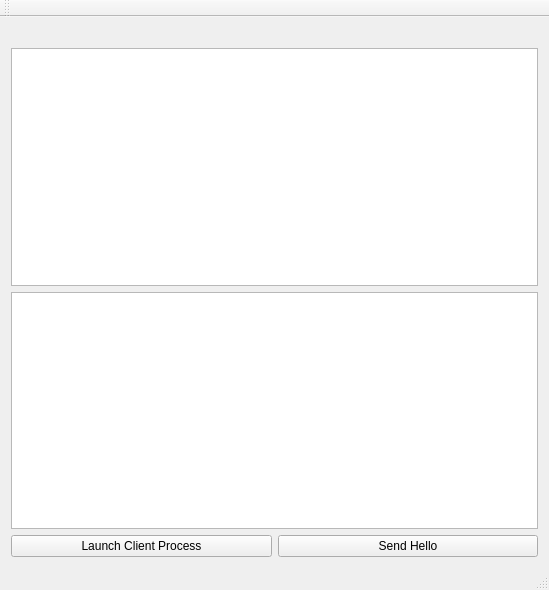
<?xml version="1.0" encoding="UTF-8"?>
<ui version="4.0">
 <class>MainWindow</class>
 <widget class="QMainWindow" name="MainWindow">
  <property name="geometry">
   <rect>
    <x>0</x>
    <y>0</y>
    <width>549</width>
    <height>590</height>
   </rect>
  </property>
  <property name="windowTitle">
   <string>MainWindow</string>
  </property>
  <widget class="QWidget" name="centralWidget">
   <layout class="QVBoxLayout" name="verticalLayout">
    <item>
     <widget class="QLabel" name="lblServer">
      <property name="text">
       <string/>
      </property>
     </widget>
    </item>
    <item>
     <widget class="QListWidget" name="lstClients">
      <property name="selectionMode">
       <enum>QAbstractItemView::ExtendedSelection</enum>
      </property>
     </widget>
    </item>
    <item>
     <widget class="QListWidget" name="lstEvents"/>
    </item>
    <item>
     <layout class="QHBoxLayout" name="horizontalLayout">
      <item>
       <widget class="QPushButton" name="btnNewClient">
        <property name="text">
         <string>Launch Client Process</string>
        </property>
       </widget>
      </item>
      <item>
       <widget class="QPushButton" name="btnSend">
        <property name="text">
         <string>Send Hello</string>
        </property>
       </widget>
      </item>
     </layout>
    </item>
   </layout>
  </widget>
  <widget class="QMenuBar" name="menuBar">
   <property name="geometry">
    <rect>
     <x>0</x>
     <y>0</y>
     <width>549</width>
     <height>26</height>
    </rect>
   </property>
  </widget>
  <widget class="QToolBar" name="mainToolBar">
   <attribute name="toolBarArea">
    <enum>TopToolBarArea</enum>
   </attribute>
   <attribute name="toolBarBreak">
    <bool>false</bool>
   </attribute>
  </widget>
  <widget class="QStatusBar" name="statusBar"/>
 </widget>
 <layoutdefault spacing="6" margin="11"/>
 <resources/>
 <connections>
  <connection>
   <sender>btnNewClient</sender>
   <signal>clicked()</signal>
   <receiver>MainWindow</receiver>
   <slot>start_new_client()</slot>
   <hints>
    <hint type="sourcelabel">
     <x>140</x>
     <y>533</y>
    </hint>
    <hint type="destinationlabel">
     <x>116</x>
     <y>557</y>
    </hint>
   </hints>
  </connection>
  <connection>
   <sender>btnSend</sender>
   <signal>clicked()</signal>
   <receiver>MainWindow</receiver>
   <slot>send_message()</slot>
   <hints>
    <hint type="sourcelabel">
     <x>402</x>
     <y>537</y>
    </hint>
    <hint type="destinationlabel">
     <x>358</x>
     <y>558</y>
    </hint>
   </hints>
  </connection>
 </connections>
 <slots>
  <slot>start_new_client()</slot>
  <slot>send_message()</slot>
 </slots>
</ui>
